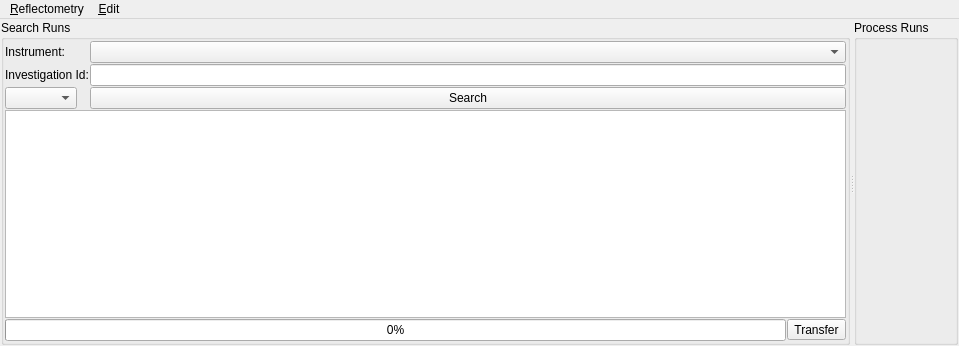
<?xml version="1.0" encoding="UTF-8"?>
<ui version="4.0">
 <class>ReflRunsTabWidget</class>
 <widget class="QMainWindow" name="ReflRunsTabWidget">
  <property name="geometry">
   <rect>
    <x>0</x>
    <y>0</y>
    <width>959</width>
    <height>346</height>
   </rect>
  </property>
  <property name="windowTitle">
   <string>ISIS Reflectometry (Polref)</string>
  </property>
  <widget class="QWidget" name="centralwidget">
   <layout class="QVBoxLayout" name="layoutMain">
    <property name="margin">
     <number>1</number>
    </property>
    <item>
     <widget class="QSplitter" name="splitterTables">
      <property name="sizePolicy">
       <sizepolicy hsizetype="Expanding" vsizetype="Expanding">
        <horstretch>0</horstretch>
        <verstretch>0</verstretch>
       </sizepolicy>
      </property>
      <property name="orientation">
       <enum>Qt::Horizontal</enum>
      </property>
      <property name="childrenCollapsible">
       <bool>true</bool>
      </property>
      <widget class="QGroupBox" name="groupSearchPane">
       <property name="title">
        <string>Search Runs</string>
       </property>
       <layout class="QVBoxLayout" name="layoutSearchPane">
        <property name="spacing">
         <number>1</number>
        </property>
        <property name="margin">
         <number>1</number>
        </property>
        <item>
         <layout class="QFormLayout" name="layoutSearchForm">
          <property name="fieldGrowthPolicy">
           <enum>QFormLayout::AllNonFixedFieldsGrow</enum>
          </property>
          <item row="0" column="0">
           <widget class="QLabel" name="labelInstrument">
            <property name="text">
             <string>Instrument:</string>
            </property>
            <property name="buddy">
             <cstring>comboSearchInstrument</cstring>
            </property>
           </widget>
          </item>
          <item row="0" column="1">
           <widget class="QComboBox" name="comboSearchInstrument">
            <property name="sizePolicy">
             <sizepolicy hsizetype="Expanding" vsizetype="Fixed">
              <horstretch>0</horstretch>
              <verstretch>0</verstretch>
             </sizepolicy>
            </property>
            <property name="minimumSize">
             <size>
              <width>150</width>
              <height>0</height>
             </size>
            </property>
            <property name="toolTip">
             <string>Select the instrument to search with</string>
            </property>
            <property name="whatsThis">
             <string>Specifies which instrument you're searching for data from.</string>
            </property>
           </widget>
          </item>
          <item row="1" column="0">
           <widget class="QLabel" name="labelInvestigationId">
            <property name="sizePolicy">
             <sizepolicy hsizetype="Minimum" vsizetype="Preferred">
              <horstretch>0</horstretch>
              <verstretch>0</verstretch>
             </sizepolicy>
            </property>
            <property name="text">
             <string>Investigation Id:</string>
            </property>
            <property name="buddy">
             <cstring>textSearch</cstring>
            </property>
           </widget>
          </item>
          <item row="1" column="1">
           <widget class="QLineEdit" name="textSearch">
            <property name="sizePolicy">
             <sizepolicy hsizetype="Expanding" vsizetype="Fixed">
              <horstretch>0</horstretch>
              <verstretch>0</verstretch>
             </sizepolicy>
            </property>
            <property name="minimumSize">
             <size>
              <width>40</width>
              <height>0</height>
             </size>
            </property>
            <property name="toolTip">
             <string>Investigation to search for</string>
            </property>
            <property name="whatsThis">
             <string>Specifies the investigation id that you are searching for runs from.</string>
            </property>
            <property name="inputMethodHints">
             <set>Qt::ImhDigitsOnly</set>
            </property>
            <property name="cursorPosition">
             <number>0</number>
            </property>
           </widget>
          </item>
          <item row="2" column="1">
           <widget class="QPushButton" name="buttonSearch">
            <property name="sizePolicy">
             <sizepolicy hsizetype="Preferred" vsizetype="Preferred">
              <horstretch>0</horstretch>
              <verstretch>0</verstretch>
             </sizepolicy>
            </property>
            <property name="toolTip">
             <string>Search</string>
            </property>
            <property name="whatsThis">
             <string>Searches ICAT for runs from the given instrument with the given investigation id.</string>
            </property>
            <property name="text">
             <string>Search</string>
            </property>
           </widget>
          </item>
          <item row="2" column="0">
           <widget class="QComboBox" name="comboTransferMethod">
            <property name="whatsThis">
             <string>The strategy for searching and transfering files. See help.</string>
            </property>
           </widget>
          </item>
         </layout>
        </item>
        <item>
         <widget class="QTableView" name="tableSearchResults">
          <property name="contextMenuPolicy">
           <enum>Qt::CustomContextMenu</enum>
          </property>
          <property name="selectionMode">
           <enum>QAbstractItemView::ExtendedSelection</enum>
          </property>
          <property name="selectionBehavior">
           <enum>QAbstractItemView::SelectRows</enum>
          </property>
          <attribute name="horizontalHeaderDefaultSectionSize">
           <number>60</number>
          </attribute>
          <attribute name="horizontalHeaderMinimumSectionSize">
           <number>20</number>
          </attribute>
          <attribute name="horizontalHeaderStretchLastSection">
           <bool>true</bool>
          </attribute>
          <attribute name="verticalHeaderVisible">
           <bool>false</bool>
          </attribute>
          <attribute name="verticalHeaderDefaultSectionSize">
           <number>20</number>
          </attribute>
         </widget>
        </item>
        <item>
         <layout class="QHBoxLayout" name="layoutSearchBottomRow">
          <item>
            <widget class="QProgressBar" name="progressBar">
              <property name="whatsThis">
                <string>Shows the current progress when transferring runs.</string>
              </property>
              <property name="value">
                <number>0</number>
              </property>
            </widget>
          </item>
          <item>
           <widget class="QToolButton" name="buttonTransfer">
            <property name="text">
             <string>Transfer</string>
            </property>
            <property name="toolButtonStyle">
             <enum>Qt::ToolButtonTextBesideIcon</enum>
            </property>
           </widget>
          </item>
         </layout>
        </item>
       </layout>
      </widget>
      <widget class="QGroupBox" name="groupProcessPane">
         <property name="title">
           <string>Process Runs</string>
         </property>
         <layout class="QVBoxLayout" name="layoutProcessPane">
           <property name="spacing">
             <number>1</number>
           </property>
           <property name="margin">
             <number>1</number>
           </property>
         </layout>
       </widget>
       </widget>
    </item>
   </layout>
  </widget>
  <widget class="QMenuBar" name="menuBar">
   <property name="geometry">
    <rect>
     <x>0</x>
     <y>0</y>
     <width>959</width>
     <height>18</height>
    </rect>
   </property>
   <property name="nativeMenuBar">
    <bool>false</bool>
   </property>
   <widget class="QMenu" name="menuTable">
    <property name="title">
     <string>&amp;Reflectometry</string>
    </property>
   </widget>
   <widget class="QMenu" name="menuRows">
     <property name="title">
       <string>&amp;Edit</string>
     </property>
   </widget>
   <addaction name="menuTable"/>
   <addaction name="menuRows"/>
  </widget>
  <action name="actionSearch">
   <property name="icon">
    <iconset resource="../../../../MantidPlot/icons/icons.qrc">
     <normaloff>:/folder.png</normaloff>:/folder.png</iconset>
   </property>
   <property name="text">
    <string>Search</string>
   </property>
  </action>
  <action name="actionTransfer">
   <property name="icon">
    <iconset resource="../../../../MantidPlot/icons/icons.qrc">
     <normaloff>:/append_drag_curves.png</normaloff>:/append_drag_curves.png</iconset>
   </property>
   <property name="text">
    <string>Transfer</string>
   </property>
   <property name="toolTip">
    <string>Transfer the selected run(s) to the processing table.</string>
   </property>
   <property name="whatsThis">
    <string>Transfers the selected runs into the processing table.</string>
   </property>
  </action>
 </widget>
 <tabstops>
  <tabstop>comboSearchInstrument</tabstop>
  <tabstop>tableSearchResults</tabstop>
 </tabstops>
  <customwidgets>
    <customwidget>
      <class>MantidQt:MantidWidgets::QDataProcessorWidget</class>
      <extends>QWidget</extends>
      <header>MantidQtMantidWidgets/DataProcessorUI/QDataProcessorWidget.h</header>
    </customwidget>
  </customwidgets>
  <resources>
  <include location="../../../../MantidPlot/icons/icons.qrc"/>
 </resources>
 <connections>
  <connection>
   <sender>buttonSearch</sender>
   <signal>clicked()</signal>
   <receiver>actionSearch</receiver>
   <slot>trigger()</slot>
   <hints>
    <hint type="sourcelabel">
     <x>217</x>
     <y>143</y>
    </hint>
    <hint type="destinationlabel">
     <x>-1</x>
     <y>-1</y>
    </hint>
   </hints>
  </connection>
  <connection>
   <sender>textSearch</sender>
   <signal>returnPressed()</signal>
   <receiver>actionSearch</receiver>
   <slot>trigger()</slot>
   <hints>
    <hint type="sourcelabel">
     <x>228</x>
     <y>112</y>
    </hint>
    <hint type="destinationlabel">
     <x>-1</x>
     <y>-1</y>
    </hint>
   </hints>
  </connection>
 </connections>
</ui>
